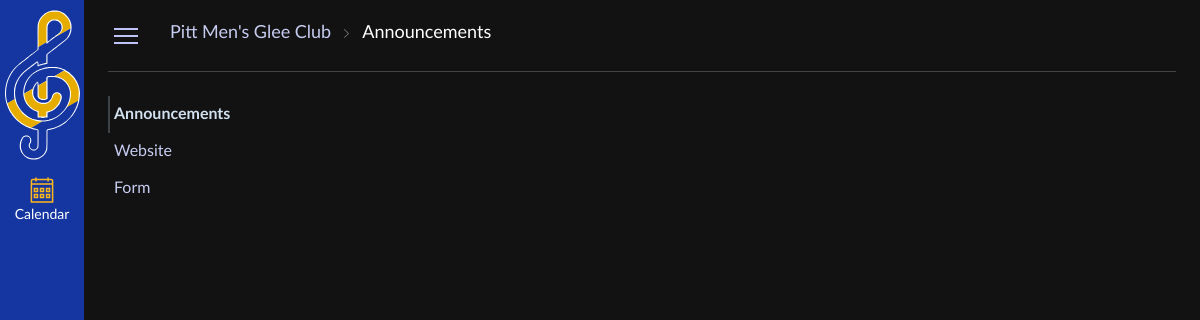
Page /announcements/ on the committed database.
### models.py (models this page shows)
class Link(Base):
    __tablename__ = "Links"
    id = Column("id", Integer, primary_key=True, autoincrement=True)
    position = Column("position", Integer, nullable=False)
    display_name = Column("display_name", String, nullable=False)
    type = Column("type", String, nullable=False)
    url = Column("url", String, nullable=False)
    def toJSON(self):
        return {
            "id":self.id,
            "position":self.position,
            "display_name": self.display_name,
            "type": self.type,
            "url" : self.url
        }

### main.py (the view, shortened to what this page needs)
@app.route("/announcements/", methods=["GET","POST","PATCH","DELETE"])
def announcements():
    if request.method == "GET":
        announcements = sqlSession.getAnnouncementsJSON()
        links = sqlSession.getLinksJSON()
        return render_template("announcements.html", links=links, announcements=announcements)

### session.py (called while the page is built)
    def getLinksJSON(self) -> list[dict[str, Any]]:
        links = self.session.query(Link).order_by(Link.position).all()
        obj = []
        for link in links:
            obj.append(link.toJSON())
        return obj

    def getAnnouncementsJSON(self) -> list[dict[str, Any]]:
        announcements = self.session.query(Announcement).order_by(desc(Announcement.date_posted)).all()
        obj = []
        for announcement in announcements:
            announcement.date_posted = announcement.date_posted.date()
            obj.append(announcement.toJSON())
        return obj

### templates/announcements.html (shortened to what this page needs)
{% extends "index.html" %}
{% block path %}
    <li>
        <a href="#">
            <span>Announcements</span>
        </a>
    </li>
{% endblock %}
{% block sidebar_links %}
    {% for link in links %}
        {% if link.type == 'external' %}
            <li><a link-id="{{ link.id }}" href="{{ link.url }}" target="_blank">{{ link.display_name }}</a></li>
        {% elif link.type == 'page' %}
            <li><a link-id="{{ link.id }}" href="{{ url_for('page', id= link.url) }}">{{ link.display_name }}</a></li>
        {% elif link.type == 'internal' %}
            <li><a link-id="{{ link.id }}" href="{{ url_for(link.url) }}">{{ link.display_name }}</a></li>
        {% elif link.type == 'file' %}
            <li><a link-id="{{ link.id }}" href="{{ url_for('file', key= link.url) }}">{{ link.display_name }}</a></li>
        {% else %}
            <li><a link-id="{{ link.id }}">Failed</a></li>
        {% endif %}
    {% endfor %}
{% endblock %}

### static/css/main.css (style rules this page uses)
html { font-family: "Lato Extended", "Lato", "Helvetica Neue", Helvetica, Arial, sans-serif; color: white; }
body { margin: 0; background-color: #121212; }
a { text-decoration: none; color: #c6ccf0; }
#path ul li { display: inline-block; white-space: nowrap; vertical-align: top; font-size: 1.125rem; }
#path ul li+li::before { content: ""; width: 5px; height: 9px; display: inline-block; margin: 0 9px; background: url("../images/arrow.svg") no-repeat 50% 50%; background-size: 5px 9px; }
#path ul li+li:last-of-type a { color: #ffffff; }
#sidebar2 ul li { padding: 0; }
#sidebar2 ul li a { display: block; text-decoration: none; padding: 8px 0 8px 6px; word-wrap: break-word; -webkit-hyphens: none; hyphens: none; line-height: 1.3; }
#sidebar2 ul li a.active { border-left: 2px solid #3d4247; border-radius: 0px; font-weight: bold; color: #d1e1ef; padding-left: 4px; }

### rows in the picture
Link: display_name "Announcements"
Link: display_name "Website"
Link: display_name "Form"
